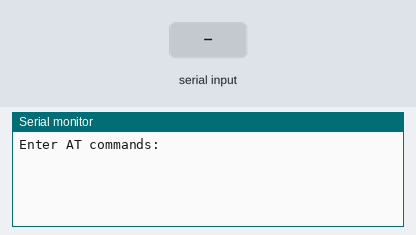
Bench run of a sketch on a simulated Arduino Uno, built with avr-gcc and run on an emulated ATmega328P. Shown: the last lines printed to the serial monitor. The inputs (shaded band) are chosen by the test bench.

Above: at 1.2 s.
1.3 s: "1" received over the second serial link
At 2.3 s:
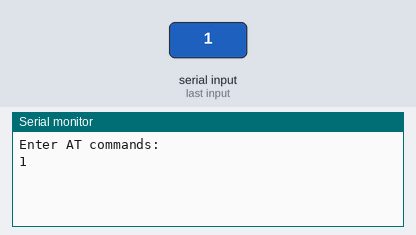
2.8 s: "0" received over the second serial link
At 3.4 s:
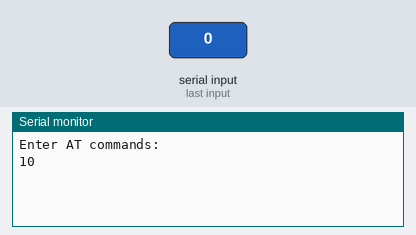

The sketch:

097_BT_JY-MCU_AT.ino
```cpp
//A full description of this module (and many others) can be downloaded at: https://eve_arduino

#include <SoftwareSerial.h>

SoftwareSerial BTSerial(10, 11); // Tx pin of hc06 module | Rx pin of module

void setup()
{
  Serial.begin(57600); // Speed depends on the Serial monitor settings
  Serial.println("Enter AT commands:");
  BTSerial.begin(38400);  // Speed depends on the module used JY-MCU: 38400
}

void loop()
{
  if (BTSerial.available())
    Serial.write(BTSerial.read());

  if (Serial.available())
    BTSerial.write(Serial.read());
}
```

Measured:
- after the input at 1.3 s, the serial monitor: prints a new line at once (image 1)
- after the input at 2.8 s, the serial monitor: prints a new line at once (image 2)
